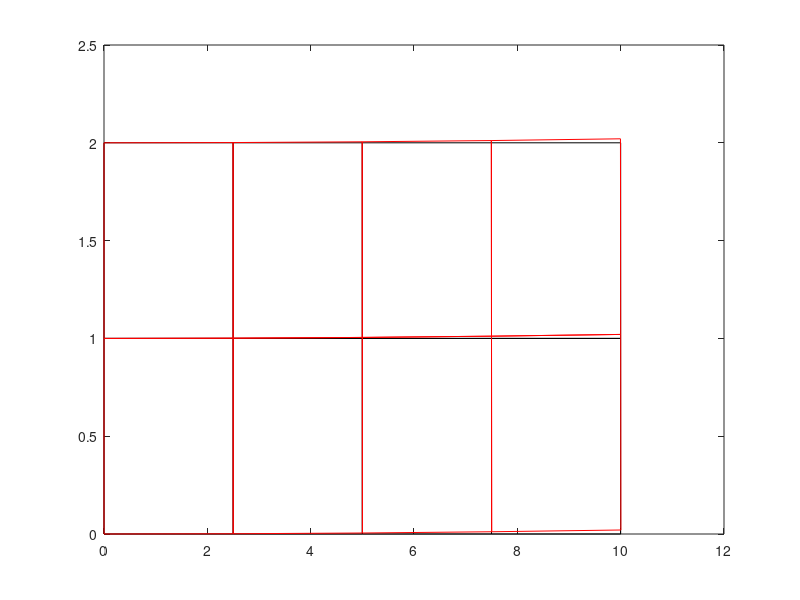

Source code (MATLAB):
%clear all; close all;

% Setting parameters for solid
E = 1500;          % Youngs Mod
v = 0.4;
height = 2;
Length = 10;              % length of bar
% 
lamb = E*v/((1+v)*(1-2*v));
mu = E/(2*(1+v));
Dmu = [2*mu 0 0;0 2*mu 0;0 0 mu];

f_ = 1;
% f = 1;    g = v;   a=E/(1-v^2); q=(1-v)/2;
% D = a*[f g 0;g f 0;0 0 q];
%disp(D);


nel_y = 2;   nnp_y = nel_y + 1;     % number of elem and nodes in y-dir
nel_x = 4;  nnp_x = nel_x + 1;     % number of elem and nodes in x-dir
nel = nel_y * nel_x;                % number total elem
nnp = nnp_y * nnp_x;                % number total nodes
L_e = min(height/nel_y,Length/nel_x);         % element length in x-dir
dof = 2*(nel_y+1)*(nel_x+1);      % size of M and K matrices 

NPxy = zeros(2,nnp);            % Nodal point x and y values
ICA = zeros(nel,4);             % Nodal Interconnectivity Matrix
MCA = zeros(nel,8);             % Nodal xy Interconnectivity Matrix
Ess_BC_y = zeros(1,nnp);            % y Essential boundary vetor
Ess_BC_x = zeros(1,nnp);            % x Essential boundary vetor
Nat = zeros(1,nnp);             % Natural boundary vetor

EBC_yCount = 0;
EBC_xCount = 0;

% Algorithm for flagging Nodal Boundary Conditions
for np = 1:nnp
    NPxy(1,np) = EBC_xCount*Length/nel_x;
    if NPxy(1,np) == 1
        Nat(1,np) = 1;
    else if NPxy(1,np) == 0
            Ess_BC_x(1,np) = 1;
        end
    end 
    NPxy(2,np) = (nnp_y-1-EBC_yCount)*height/(nnp_y-1);
    if NPxy(2,np) == 0 && NPxy(1,np) == 0
        Ess_BC_y(1,np) = 1;
    end 
    if EBC_yCount == nnp_y-1
        EBC_yCount = 0;
        EBC_xCount = EBC_xCount+1; 
    else
        EBC_yCount = EBC_yCount+1;
    end
end
colmCor = 0;  % Corrector for connectivity matrices based on column counter
colmCount = 1;   % Counter for the number of columns of elements (el x-dir)
% Algorithm for generating connectivity matrices
for np = 1:nel
    ICA(np,1) = np + (colmCor);
    MCA(np,1) = (np + (colmCor))*2-1;
    MCA(np,2) = (np + (colmCor))*2;
    
    ICA(np,2) = np+1 + (colmCor);
    MCA(np,3) = (np+1 + (colmCor))*2-1;
    MCA(np,4) = (np+1 + (colmCor))*2;
    
    ICA(np,3) = np+1+nnp_y + (colmCor);
    MCA(np,5) = (np+1+nnp_y + (colmCor))*2-1;
    MCA(np,6) = (np+1+nnp_y + (colmCor))*2;
    
    ICA(np,4) = np +nnp_y + (colmCor);
    MCA(np,7) = (np+nnp_y + (colmCor))*2-1;
    MCA(np,8) = (np+nnp_y + (colmCor))*2;
    
    if colmCount == nnp_y-1
        colmCount = 1;
        colmCor = colmCor+1;
    else
        colmCount = colmCount+1;
    end
end
   
elx = zeros(nel,5);
ely = zeros(nel,5);

hh = waitbar(0,'Building Stiffness and Mass Matrices. Please Wait...');

GPR = 0;
WR = 2;
GP = [-1/sqrt(3)  1/sqrt(3)]; % 2 point***********
W = [1  1];    % 2 point ************
% GP = [-.7745966692 0 .7745966692]; % 3 point
% W = [.5555555556 .8888888889 .5555555556];    % 3 point
% GP = [-.8611363116 -.3399810436 .8611363116 .3399810436]; % 4 point
% W = [.3478548451 .6521451549 .3478548451 .6521451549];    % 4 point

    F = zeros(dof,1);
    KG = zeros(dof);
figure(1)
for el = 1:nel
    for i=1:4
        elx(el,i) = NPxy(1,ICA(el,i));
        ely(el,i) = NPxy(2,ICA(el,i));

        if i==1
            elx(el,5) = NPxy(1,ICA(el,i));
            ely(el,5) = NPxy(2,ICA(el,i));
        end
    end
    plot (elx(el,1:5), ely(el,1:5),'Color','k')
    set(gcf, 'Visible', 'off')
    hold on
    
    xe1 = elx(el,1); ye1 = ely(el,1);
    xe2 = elx(el,2); ye2 = ely(el,2);
    xe3 = elx(el,3); ye3 = ely(el,3);
    xe4 = elx(el,4); ye4 = ely(el,4);
    
        h = ye1-ye2;

    xy_e = transpose(NPxy(1:2,ICA(el,1:4)));

    K_e = zeros(8);
    KL_e = zeros(8,8);
    F_e = zeros(8,1);
    for i=1:max(size(GP))
        for j=1:max(size(GP))

            psi = GP(j);
            eta = GP(i);

            GN = .25*[eta-1 1-eta 1+eta -eta-1;psi-1 -psi-1 1+psi 1-psi];
            J = GN*xy_e;
            detJ = det(J);            
         
            BB = J\GN;       % compute the derivative of the shape functions
            B1x = BB(1,1); B2x = BB(1,2); B3x = BB(1,3); B4x = BB(1,4);
            B1y = BB(2,1); B2y = BB(2,2); B3y = BB(2,3); B4y = BB(2,4);
        
            B = [ B1x      0     B2x     0      B3x    0      B4x     0  ;
                0     B1y     0     B2y      0     B3y     0      B4y; 
              B1y     B1x    B2y    B2x     B3y    B3x    B4y     B4x];
       
            K_e = K_e + W(i)*W(j)*(B'*Dmu*B)*detJ;

        end    
        if Nat(ICA(el,4)) == 1
            eta=1;
            N1 = .25*(1-psi)*(1-eta);
            N2 = .25*(1+psi)*(1-eta);
            N3 = .25*(1+psi)*(1+eta);
            N4 = .25*(1-psi)*(1+eta);
       
            N = [N1 0 N2 0 N3 0 N4 0;0 N1 0 N2 0 N3 0 N4];
            F_e = F_e + WR*N'*[1; 0]*h/2;
        end
            psi = 0;
            eta = 0;
            GN = .25*[eta-1 1-eta 1+eta -eta-1;psi-1 -psi-1 1+psi 1-psi];
            J = GN*xy_e;
            detJ = det(J);            
         
            BB = J\GN;       % compute the derivative of the shape functions
            B1x = BB(1,1); B2x = BB(1,2); B3x = BB(1,3); B4x = BB(1,4);
            B1y = BB(2,1); B2y = BB(2,2); B3y = BB(2,3); B4y = BB(2,4);
            
            L_e = [B1x B1y, B2x B2y, B3x B3y, B4x B4y];     
            KL_e = KL_e + lamb*WR*(L_e)'*L_e*detJ;
    end
    KG(MCA(el,1:8),MCA(el,1:8)) = KG(MCA(el,1:8),MCA(el,1:8)) + K_e + KL_e;
    F(MCA(el,1:8),1) = F(MCA(el,1:8),1) + F_e;
    waitbar(el/nel);
end
close(hh);

for np = 1:nnp
    if Ess_BC_x(np) == 1
        KG(np*2-1,:) = 0;
        KG(:,np*2-1) = 0;
        KG(np*2-1,np*2-1) = 1;
    end
    if Ess_BC_y(np) == 1
        KG(np*2,:) = 0;
        KG(:,np*2) = 0;
        KG(np*2,np*2) = 1;
    end
end

%K = sparse(K);
F(2) = 0;
F(dof-5) = -f_*1/3;
F(dof-1) = f_*1/3;
S=1;
d = S*KG\F;

for el = 1:nel
    for i=1:4
        elx(el,i) = elx(el,i)+ d(ICA(el,i)*2-1);
        ely(el,i) = ely(el,i) +d(ICA(el,i)*2);

        if i==1
            elx(el,5) = elx(el,5)+d(ICA(el,i)*2-1);
            ely(el,5) = ely(el,5)+d(ICA(el,i)*2);
        end
    end
    plot (elx(el,1:5), ely(el,1:5),'Color','r')
    set(gcf, 'Visible', 'off')
    hold on
end
%axis([-.1 10.1 -.1 2.1])
set(gcf, 'Visible', 'on')

x= 10;
y=2;
u_xy = 2*f_*(1-v^2)/(E*height)*x*(height/2-y);
disp('Analytical x displacement = ')
disp(u_xy)
disp('FE x displacement = ')
disp(d(13*2-1))
v_xy = f_*(1-v^2)/(E*height)*(x^2+v/(1-v)*y*(y-height));
disp('Analytical y displacement = ')
disp(v_xy)
disp('FE y displacement = ')
disp(d(13*2))